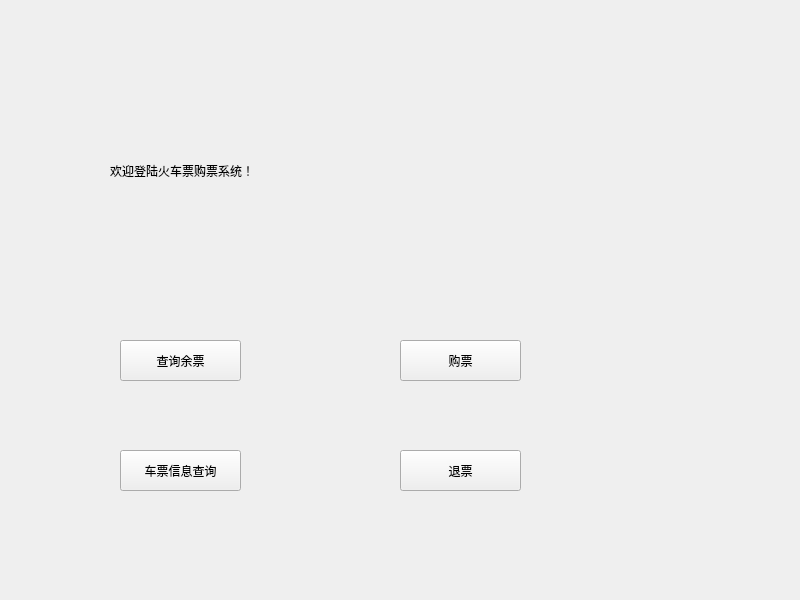
<?xml version="1.0" encoding="UTF-8"?>
<ui version="4.0">
 <class>Widget</class>
 <widget class="QWidget" name="Widget">
  <property name="geometry">
   <rect>
    <x>0</x>
    <y>0</y>
    <width>800</width>
    <height>600</height>
   </rect>
  </property>
  <property name="windowTitle">
   <string>Widget</string>
  </property>
  <widget class="QLabel" name="label">
   <property name="geometry">
    <rect>
     <x>110</x>
     <y>130</y>
     <width>311</width>
     <height>81</height>
    </rect>
   </property>
   <property name="text">
    <string>欢迎登陆火车票购票系统！</string>
   </property>
  </widget>
  <widget class="QPushButton" name="rest">
   <property name="geometry">
    <rect>
     <x>120</x>
     <y>340</y>
     <width>121</width>
     <height>41</height>
    </rect>
   </property>
   <property name="text">
    <string>查询余票</string>
   </property>
  </widget>
  <widget class="QPushButton" name="b">
   <property name="geometry">
    <rect>
     <x>400</x>
     <y>340</y>
     <width>121</width>
     <height>41</height>
    </rect>
   </property>
   <property name="text">
    <string>购票</string>
   </property>
  </widget>
  <widget class="QPushButton" name="i">
   <property name="geometry">
    <rect>
     <x>120</x>
     <y>450</y>
     <width>121</width>
     <height>41</height>
    </rect>
   </property>
   <property name="text">
    <string>车票信息查询</string>
   </property>
  </widget>
  <widget class="QPushButton" name="re">
   <property name="geometry">
    <rect>
     <x>400</x>
     <y>450</y>
     <width>121</width>
     <height>41</height>
    </rect>
   </property>
   <property name="text">
    <string>退票</string>
   </property>
  </widget>
 </widget>
 <resources/>
 <connections/>
</ui>
